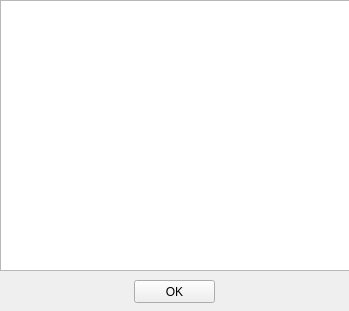
<?xml version="1.0" encoding="UTF-8"?>
<ui version="4.0">
 <class>window</class>
 <widget class="QWidget" name="window">
  <property name="geometry">
   <rect>
    <x>0</x>
    <y>0</y>
    <width>349</width>
    <height>311</height>
   </rect>
  </property>
  <property name="windowTitle">
   <string notr="true">Select external apps to show on desktop</string>
  </property>
  <widget class="QListView" name="apps">
   <property name="geometry">
    <rect>
     <x>0</x>
     <y>0</y>
     <width>351</width>
     <height>271</height>
    </rect>
   </property>
   <property name="selectionMode">
    <enum>QAbstractItemView::MultiSelection</enum>
   </property>
  </widget>
  <widget class="QPushButton" name="okButton">
   <property name="geometry">
    <rect>
     <x>134</x>
     <y>280</y>
     <width>81</width>
     <height>23</height>
    </rect>
   </property>
   <property name="text">
    <string notr="true">OK</string>
   </property>
  </widget>
 </widget>
 <resources/>
 <connections/>
</ui>
